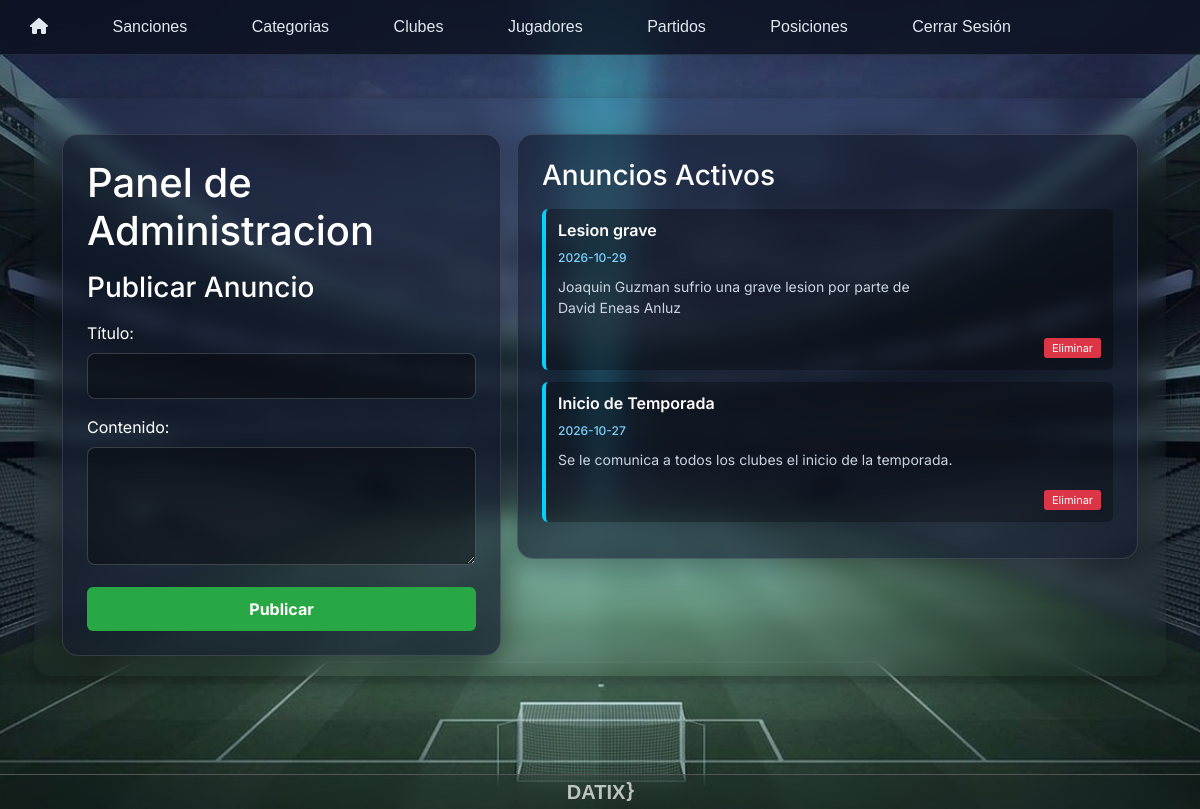
Page /admin/indexadmin.php (signed in) on the committed database.
### tables this page shows
CREATE TABLE `avisos` (
  `id` int(11) NOT NULL,
  `titulo` varchar(100) NOT NULL,
  `contenido` text NOT NULL,
  `fecha` date NOT NULL
);

### admin/indexadmin.php (the view, shortened to what this page needs)
<?php
require_once __DIR__ . "/../conexion.php";
?>
<!DOCTYPE html>
<html lang="es">
<head>
    <link rel="stylesheet" href="../css/indexadmin.css">
    <link rel="stylesheet" href="https://cdnjs.cloudflare.com/ajax/libs/font-awesome/6.5.2/css/all.min.css">
    <link href="https://cdn.jsdelivr.net/npm/bootstrap@5.3.8/dist/css/bootstrap.min.css" rel="stylesheet">
</head>
<body>
    <header>
        <?php include '../nav/nav.php'; ?>
    </header>
    <main class="container mt-4">
        <section class="row g-3">
            <div class="col-12 col-md-5">
                <div class="panel-glass">
                    <h1 class="text-white mb-3">Panel de Administracion</h1>
                    <h3 class="text-white mb-3">Publicar Anuncio</h3>
                    <form method="POST" action="">
                        <div class="mb-3">
                            <label class="text-white form-label">Título:</label>
                            <input type="text" name="titulo" class="form-control-custom" required>
                        </div>
                        <div class="mb-3">
                            <label class="text-white form-label">Contenido:</label>
                            <textarea name="contenido" rows="4" class="form-control-custom" required></textarea>
                        </div>
                        <button type="submit" name="crear_anuncio" class="publicarA">Publicar</button>
                    </form>
                </div>
            </div>
            <div class="col-12 col-md-7">
                <div class="panel-glass anuncios-panel">
                    <h3 class="text-white mb-3">Anuncios Activos</h3>
                    <?php
                    $resultado = mysqli_query($conn, "SELECT * FROM avisos ORDER BY fecha DESC");
                    if (mysqli_num_rows($resultado) > 0) {
                        while ($row = mysqli_fetch_assoc($resultado)) {
                            echo '<div class="anuncio-card">';
                            echo '<h4 class="mb-1 tituloA">' . htmlspecialchars($row['titulo']) . '</h4>';
                            echo '<small class="fechaA">' . htmlspecialchars($row['fecha']) . '</small>';
                            echo '<p class="contenidoA mt-2">' . nl2br(htmlspecialchars($row['contenido'])) . '</p>';
                            echo '<div class="text-end">';
                            echo '<a href="indexadmin.php?eliminar=' . (int) $row['id'] . '" onclick="return confirm(\'¿Seguro que quieres borrar este anuncio?\');" class="eliminarA">Eliminar</a>';
                            echo '</div>';
                            echo '</div>';
                        }
                    } else {
                        echo '<p class="text-center text-white">No hay anuncios publicados.</p>';
                    }
                    ?>
                </div>
            </div>
        </section>
    </main>
    <footer class="footer">
        <p class="Datix">DATIX</p>
        <p class="Llave">}</p>
    </footer>
</body>
</html>

### css/indexadmin.css (style rules this page uses)
* { box-sizing: border-box; }
body { font-family: 'Inter', system-ui, sans-serif !important; margin: 0; background: url("../imagenes/BG.png") center / cover fixed; }
main { padding: 90px 60px 30px; min-height: calc(100vh - 50px); }
section { backdrop-filter: blur(10px); border-radius: 15px; padding: 20px; box-shadow: 0 5px 20px rgba(0,0,0,.3); }
footer { color: rgba(255,255,255,0.7); backdrop-filter: blur(10px); border-top: 1px solid #555; display: flex; justify-content: center; align-items: center; font-family: "Montserrat", sans-serif; font-weight: bold; font-size: 20px; height: 35px; }
.footer .Datix { position: relative; top: 8px; color: rgba(255,255,255,0.7); font-weight: 700; }
.footer .Llave { position: relative; top: 6px; right: -1px; color: rgba(255,255,255,0.7); }
.panel-glass { background: rgba(18,26,43,0.65); backdrop-filter: blur(16px); border: 1px solid rgba(255,255,255,0.12); border-radius: 16px; padding: 24px; box-shadow: 0 8px 32px rgba(0,0,0,0.37); }
.form-control-custom { background: rgba(0,0,0,0.35); border: 1px solid rgba(255,255,255,0.18); color: white; border-radius: 8px; padding: 10px 14px; width: 100%; }
.anuncio-card { background: rgba(0,0,0,0.3); padding: 12px; border-radius: 6px; margin-bottom: 12px; border-left: 4px solid #00d2ff; text-align: left; }
.tituloA { color: white; font-weight: 600; font-size: 16px; }
.fechaA { color: #7dd3fc; font-size: 12px; font-weight: 500; }
.contenidoA { color: #cbd5e1; font-size: 14px; }
.publicarA { background: #28a745; color: white; border: none; padding: 10px 20px; border-radius: 6px; cursor: pointer; font-weight: bold; width: 100%; }
.eliminarA { background: #dc3545; color: white; padding: 3px 8px; border-radius: 3px; text-decoration: none; font-size: 11px; }
.anuncios-panel { max-height: 450px; overflow-y: auto; }

### rows in the picture
avisos: titulo "Lesion grave", fecha "2026-10-29", contenido "Joaquin Guzman sufrio una grave lesion por parte de David Eneas Anluz"
avisos: titulo "Inicio de Temporada", fecha "2026-10-27", contenido "Se le comunica a todos los clubes el inicio de la temporada."
